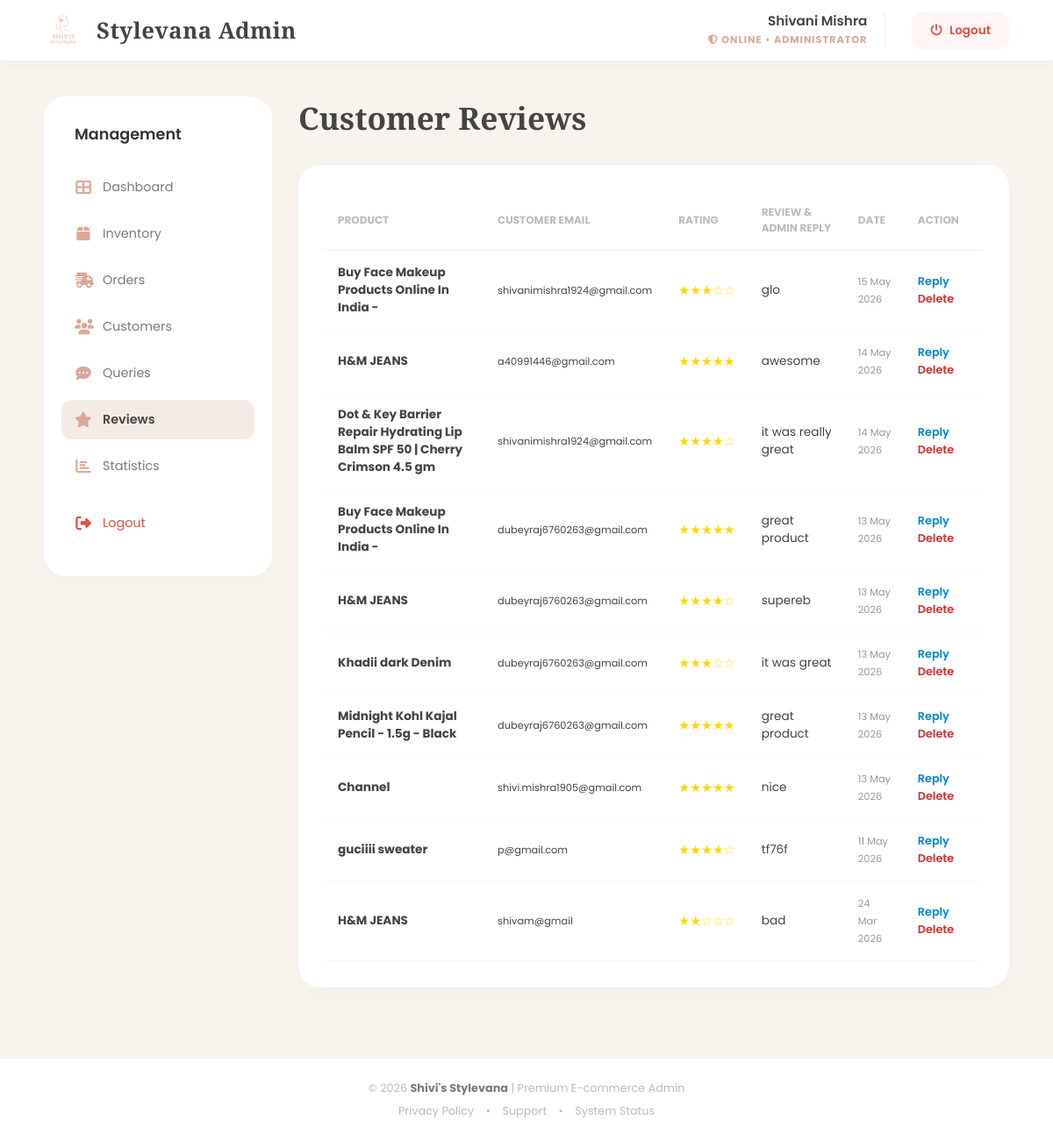
Screenshot of /admin-page/review.php (signed in) with the database file from the repository.
### tables this page shows
CREATE TABLE `reviews` (
  `rid` int NOT NULL AUTO_INCREMENT,
  `pid` int NOT NULL,
  `user_email` varchar(255) NOT NULL,
  `rating` int NOT NULL,
  `comment` text NOT NULL,
  `rev_photo` text,
  `admin_reply` text,
  `reply_date` timestamp NULL DEFAULT NULL,
  `review_date` timestamp NULL DEFAULT CURRENT_TIMESTAMP,
  `is_verified` tinyint(1) DEFAULT '0',
  PRIMARY KEY (`rid`),
  KEY `pid` (`pid`),
  CONSTRAINT `reviews_ibfk_1` FOREIGN KEY (`pid`) REFERENCES `shop` (`pid`) ON DELETE CASCADE
);

CREATE TABLE `shop` (
  `pid` int NOT NULL AUTO_INCREMENT,
  `productname` varchar(255) DEFAULT NULL,
  `brand_name` varchar(100) DEFAULT 'Fenty Beauty',
  `productphoto` varchar(500) DEFAULT NULL,
  `productdescription` text,
  `category` varchar(45) DEFAULT NULL,
  `productprice` int DEFAULT NULL,
  `delivery_type` varchar(50) DEFAULT 'Free Delivery',
  `original_price` decimal(10,2) DEFAULT NULL,
  `offer_text` varchar(50) DEFAULT NULL,
  `stock_qty` int DEFAULT '10',
  `is_featured` tinyint(1) DEFAULT '0',
  `photo2` varchar(300) DEFAULT NULL,
  `photo3` varchar(300) DEFAULT NULL,
  `photo4` varchar(300) DEFAULT NULL,
  `photo5` varchar(300) DEFAULT NULL,
  PRIMARY KEY (`pid`)
);

### admin-page/review.php (the view, shortened to what this page needs)
<?php
$cn = make_connection();
$str = "SELECT r.*, s.productname FROM reviews r
        JOIN shop s ON r.pid = s.pid
        ORDER BY r.rid DESC";
$rs = mysqli_query($cn, $str);
?>
<!DOCTYPE html>
<html lang="en">
<head>
       <link rel="stylesheet" href="review.css">
</head>
<body>
    <?php include("header.php"); ?> <div class="admin-wrapper">
        <?php include("sidebar.php"); ?>
        <main class="main-content">
            <h1 style="font-family:'Playfair Display'; margin-bottom:30px; font-size:2.2rem;">Customer Reviews</h1>
            <div class="card">
                <table>
                    <thead>
                        <tr>
                            <th>Product</th>
                            <th>Customer Email</th>
                            <th>Rating</th>
                            <th>Review & Admin Reply</th>
                            <th>Date</th>
                            <th>Action</th>
                        </tr>
                    </thead>
                    <tbody>
                        <?php while($row = mysqli_fetch_array($rs)) { ?>
                        <tr>
                            <td><b><?php echo $row['productname']; ?></b></td>
                            <td><small><?php echo $row['user_email']; ?></small></td>
                            <td class="stars">
                                <?php for($i=1; $i<=5; $i++) {
                                    echo ($i <= $row['rating']) ? "★" : "☆";
                                } ?>
                            </td>
                            <td>
                                <span><?php echo $row['comment']; ?></span>
                            </td>
                            <td><small style="color:#999;"><?php echo date("d M Y", strtotime($row['review_date'])); ?></small></td>
                            <td>
                                <a href="review-reply.php?rid=<?php echo $row['rid']; ?>" class="btn-reply">Reply</a>
                                <a href="delete-review.php?rid=<?php echo $row['rid']; ?>" class="btn-delete" onclick="return confirm('Delete this review?')">Delete</a>
                            </td>
                        </tr>
                        <?php } ?>
                    </tbody>
                </table>
            </div>
        </main>
    </div>
    <?php include("footer.php"); ?>
</body>
</html>

### admin-page/review.css (style rules this page uses)
:root { --bg: #F8F3ED; --rose: #D9A899; --white: #fff; --text: #444; }
* { margin: 0; padding: 0; box-sizing: border-box; font-family: 'Poppins', sans-serif; }
body { background: var(--bg); color: var(--text); display: flex; flex-direction: column; min-height: 100vh; }
.admin-wrapper { display: flex; flex: 1; padding: 40px 50px; gap: 30px; }
.main-content { flex: 1; }
.card { background: var(--white); border-radius: 25px; padding: 30px; box-shadow: 0 10px 30px rgba(0,0,0,0.02); }
table { width: 100%; border-collapse: collapse; }
th { text-align: left; padding: 15px; font-size: 0.75rem; color: #BBB; text-transform: uppercase; border-bottom: 2px solid var(--bg); }
td { padding: 15px; border-bottom: 1px solid #F9F9F9; font-size: 0.85rem; vertical-align: middle; }
.stars { color: #FFD700; font-size: 0.9rem; }
.btn-delete { color: #D32F2F; text-decoration: none; font-weight: 600; font-size: 0.8rem; }
.btn-reply { color: #0288D1; text-decoration: none; font-weight: 600; font-size: 0.8rem; margin-right: 15px; }

### admin-page/header.php (style rules this page uses)
:root { --bg: #F8F3ED; --rose: #D9A899; --white: #fff; --text: #444; --gray: #7A7A7A; --red: #e74c3c; }

### rows the page displays
reviews: pid.productname "Buy Face Makeup Products Online In India -", user_email "shivanimishra1924@gmail.com", rating 3 (drawn), comment "glo", review_date "15 May 2026"
reviews: pid.productname "H&M JEANS", user_email "a40991446@gmail.com", comment "awesome", review_date "14 May 2026"
reviews: pid.productname "Dot & Key Barrier Repair Hydrating Lip Balm SPF 50 | Cherry Crimson 4.5 gm", user_email "shivanimishra1924@gmail.com", rating 4 (drawn), comment "it was really great", review_date "14 May 2026"
reviews: pid.productname "Buy Face Makeup Products Online In India -", user_email "dubeyraj6760263@gmail.com", comment "great product", review_date "13 May 2026"
reviews: pid.productname "H&M JEANS", user_email "dubeyraj6760263@gmail.com", rating 4 (drawn), comment "supereb", review_date "13 May 2026"
reviews: pid.productname "Khadii dark Denim", user_email "dubeyraj6760263@gmail.com", rating 3 (drawn), comment "it was great", review_date "13 May 2026"
reviews: pid.productname "Midnight Kohl Kajal Pencil - 1.5g - Black", user_email "dubeyraj6760263@gmail.com", comment "great product", review_date "13 May 2026"
reviews: pid.productname "Channel", user_email "shivi.mishra1905@gmail.com", comment "nice", review_date "13 May 2026"
reviews: pid.productname "guciiii sweater", user_email "p@gmail.com", rating 4 (drawn), comment "tf76f", review_date "11 May 2026"
reviews: pid.productname "H&M JEANS", user_email "shivam@gmail", rating 2 (drawn), comment "bad", review_date "24 Mar 2026"
